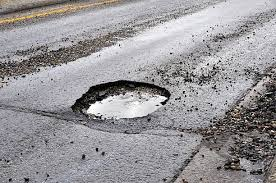
#> input picture pothole-ml-engine/data/user_uploads/1.jpg, 276 x 183 px
$ python auto_label.py
#> lines starting #> are read from the running program, lines starting #| are printed output that depends on the picture; after the words box and inside, x2 and y2 are one past the last pixel; in counts of white or black regions, pixels touching at a corner belong together
"""
Pothole Auto-Labeler Framework
Analyzes user-provided test images, resizes to 640x640, and uses Computer Vision (OpenCV)
to detect the prominent dark "crater" inside the frame, automatically generating YOLO YOLO labels.
"""
import os
import cv2
import numpy as np
from pathlib import Path
import shutil

ENGINE_DIR = Path(r"d:\DriveOS\pothole-ml-engine")
UPLOADS_DIR = ENGINE_DIR / "data" / "user_uploads"
TRAIN_IMG_DIR = ENGINE_DIR / "data" / "train" / "images"
TRAIN_LBL_DIR = ENGINE_DIR / "data" / "train" / "labels"
VALID_IMG_DIR = ENGINE_DIR / "data" / "valid" / "images"
VALID_LBL_DIR = ENGINE_DIR / "data" / "valid" / "labels"

def auto_label_images():
    print("==================================================")
    print("  POTHOLE ML ENGINE - AUTO LABELING PIPELINE")
    print("==================================================")

    # Ensure dirs exist
    TRAIN_IMG_DIR.mkdir(parents=True, exist_ok=True)
    TRAIN_LBL_DIR.mkdir(parents=True, exist_ok=True)

    images = []
    for ext in ['*.jpg', '*.JPG', '*.jpeg', '*.png', '*.webp', '*.avif']:
        images.extend(UPLOADS_DIR.glob(ext))

    print(f"Found {len(images)} images in user_uploads.")
    if len(images) == 0:
        print("No images to process.")
        return

    success_count = 0
    total = len(images)

    for idx, img_path in enumerate(images):
        # We need to use PIL or cv2 to load. cv2 natively struggles with avif/webp sometimes
        # depending on build, but recent OpenCV 4.x handles webp fine.
        img = cv2.imread(str(img_path))
#> img is the input picture: shape (183, 276, 3); mean B, G, R 153.3, 150.4, 152.5

        # Fallback if cv2 fails to read avif for instance
        if img is None:
            try:
                from PIL import Image
                pil_img = Image.open(str(img_path)).convert('RGB')
                img = np.array(pil_img)
                img = img[:, :, ::-1].copy() # RGB to BGR for OpenCV
            except Exception as e:
                print(f"  [!] Skipping {img_path.name} - could not read. {e}")
                continue

        # 1. Standardize resolution to 640x640 for v8s
        img_640 = cv2.resize(img, (640, 640))
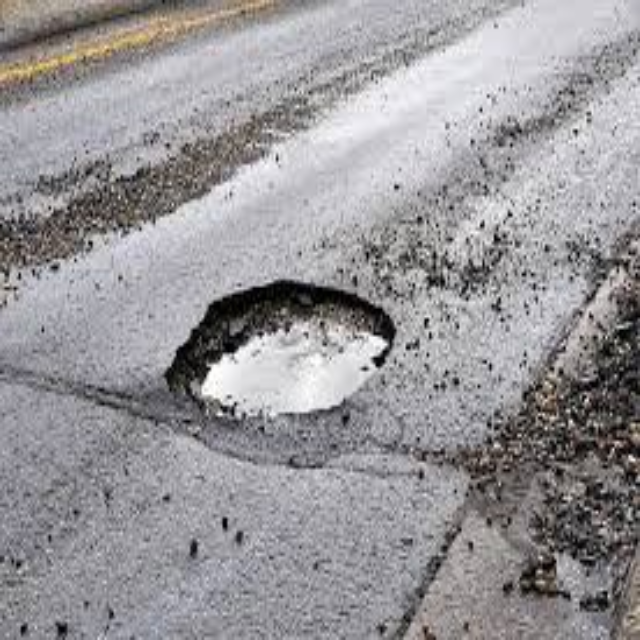
#> img_640: shape (640, 640, 3); mean B, G, R 153.2, 150.3, 152.4
        gray = cv2.cvtColor(img_640, cv2.COLOR_BGR2GRAY)

        # 2. Process image to find the "Crater" (dark, jagged shape)
        blurred = cv2.GaussianBlur(gray, (15, 15), 0)
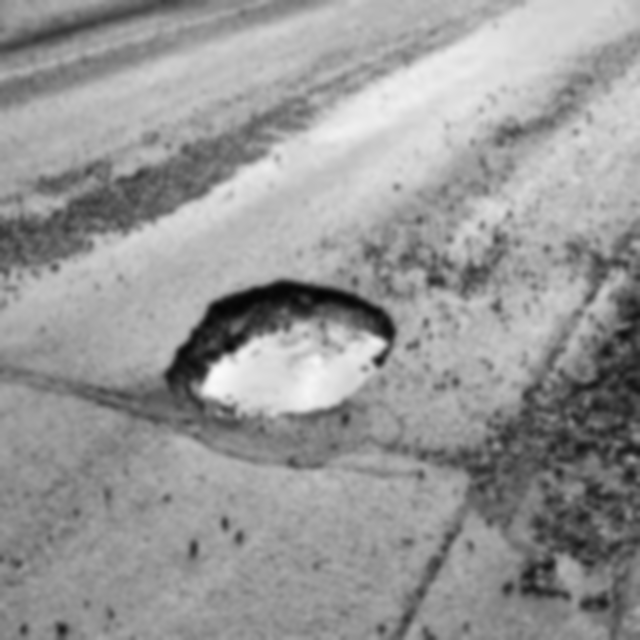
#> blurred: shape (640, 640); min 4, max 251, mean 151.2

        # Use an adaptive threshold or a low global threshold to isolate "black" asphalt holes
        _, thresh = cv2.threshold(blurred, 90, 255, cv2.THRESH_BINARY_INV)
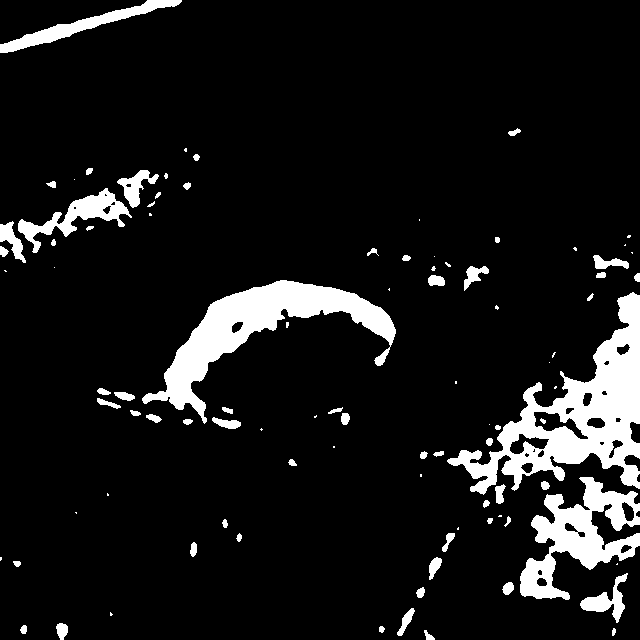
#> thresh: shape (640, 640); 9.5% white; 95 white regions (33 under 20 px), largest, box (x1, y1, x2, y2) and area: (447, 292, 640, 495) 12794, (142, 280, 396, 424) 9668, (520, 477, 640, 600) 6286

        # Close small holes
        kernel = cv2.getStructuringElement(cv2.MORPH_ELLIPSE, (11, 11))
        morphed = cv2.morphologyEx(thresh, cv2.MORPH_CLOSE, kernel)
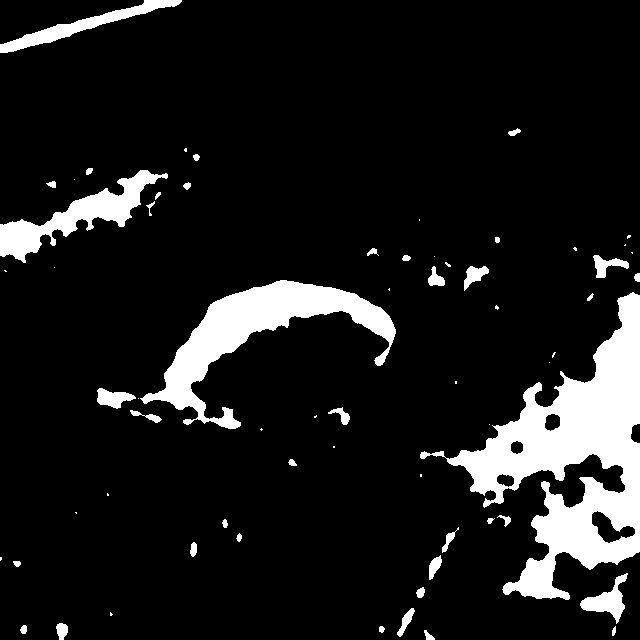
#> morphed: shape (640, 640); 10.8% white; 65 white regions (26 under 20 px)

        contours, _ = cv2.findContours(morphed, cv2.RETR_EXTERNAL, cv2.CHAIN_APPROX_SIMPLE)
#> contours = 65 contours, 30 with area under 20; largest, box (x1, y1, x2, y2) and area: (420, 292, 640, 600) 23680, (140, 280, 396, 429) 10006, (0, 170, 168, 263) 4040, (0, 0, 182, 53) 1794, (580, 573, 628, 624) 830

        best_bbox = None
        max_area = 0

        for cnt in contours:
            area = cv2.contourArea(cnt)
            x, y, w, h = cv2.boundingRect(cnt)

            # Pothole heuristics:
            # 1. Not tiny noise (area < 1000)
            # 2. Not the entire screen border (area > 300000)
            # 3. Not touching the absolute edges (x > 5, y > 5)
            if 1500 < area < 250000:
                if x > 10 and y > 10 and (x+w) < 630 and (y+h) < 630:
                    if area > max_area:
                        max_area = area
                        best_bbox = (x, y, w, h)
#> this loop made 65 passes
#> (area, x, y, w, h, max_area) on pass 38: (10006, 140, 280, 256, 149, 10006)
#> (area, x, y, w, h) on passes 1, 3, 4, 5, 7, 8: (43.5, 424, 630, 11, 10), (23, 379, 626, 6, 7), (37.5, 20, 625, 7, 9), (129, 56, 623, 12, 17), (162.5, 397, 608, 18, 29), (56, 416, 587, 9, 11)
#> after the loop, max_area = 10006

        if best_bbox:
            x, y, w, h = best_bbox
#> x = 140; y = 280; w = 256; h = 149
            # Convert to YOLO format: class_id cx_norm cy_norm w_norm h_norm
            cx = (x + w / 2) / 640.0
#> cx = 0.419
            cy = (y + h / 2) / 640.0
#> cy = 0.554
            wn = w / 640.0
#> wn = 0.4
            hn = h / 640.0
#> hn = 0.233

            # Save final standardized image
            new_name = f"user_auto_{idx:03d}"

            # Save 80% to train, 20% to valid
            is_valid = (idx % 5 == 0)

            target_img = VALID_IMG_DIR / f"{new_name}.jpg" if is_valid else TRAIN_IMG_DIR / f"{new_name}.jpg"
            target_lbl = VALID_LBL_DIR / f"{new_name}.txt" if is_valid else TRAIN_LBL_DIR / f"{new_name}.txt"

            # Write standardized 640x640 JPEG
            cv2.imwrite(str(target_img), img_640)

            # Write label
            with open(target_lbl, "w") as f:
                f.write(f"0 {cx:.6f} {cy:.6f} {wn:.6f} {hn:.6f}\n")

            success_count += 1
        else:
            print(f"  [~] No clear pothole signature found in {img_path.name}")

    print(f"\n[DONE] Successfully labeled and preprocessed {success_count}/{total} user images.")

if __name__ == "__main__":
    auto_label_images()
